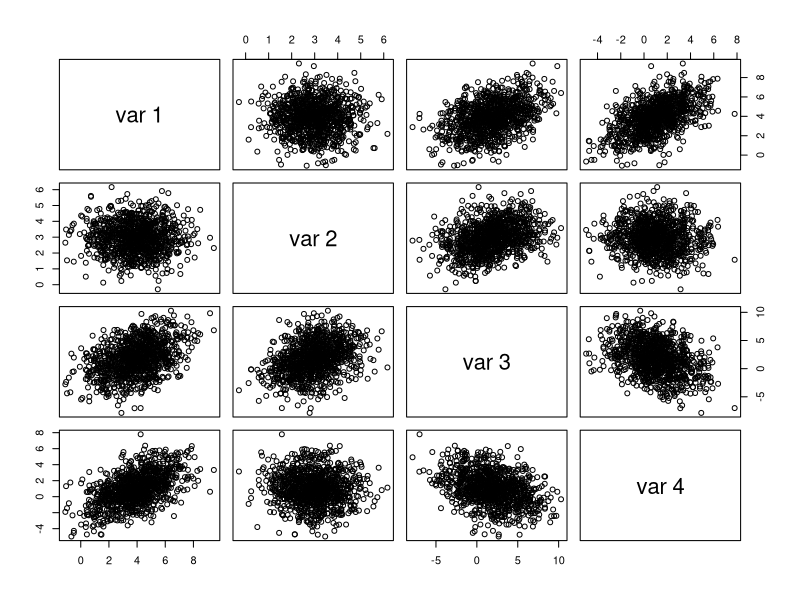
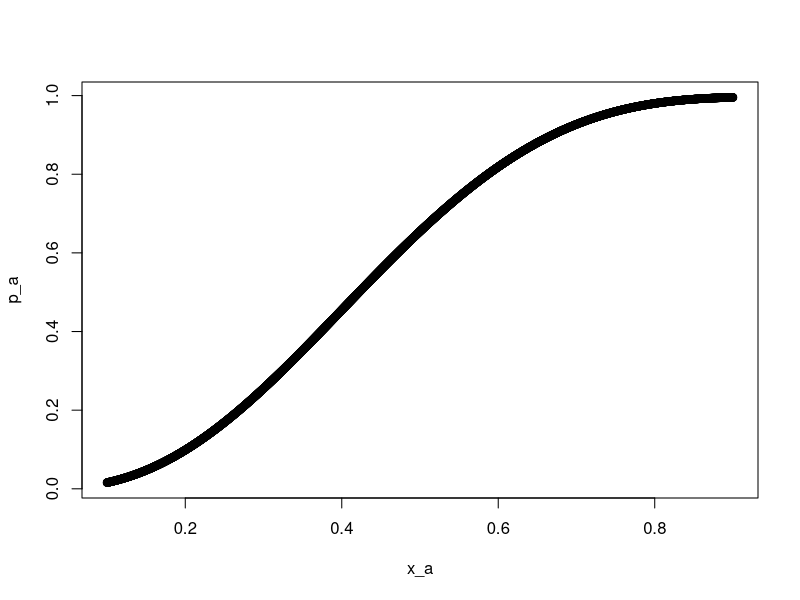
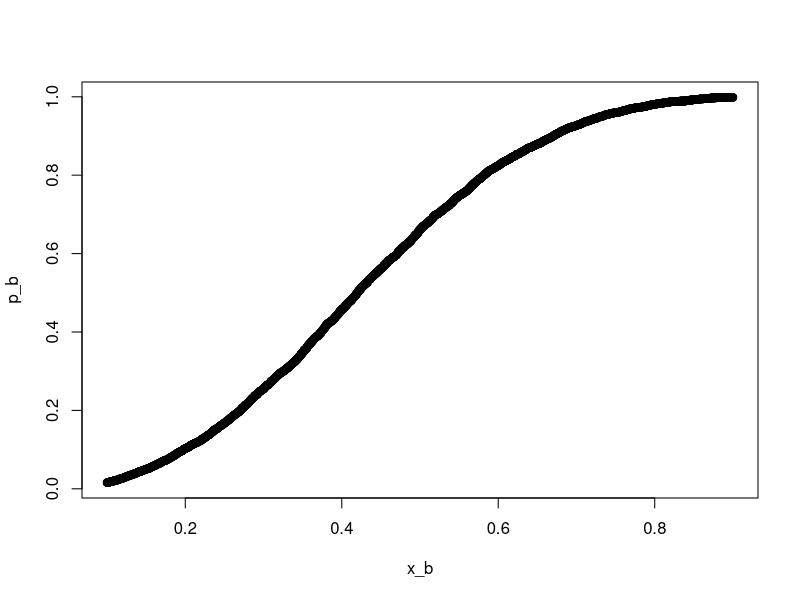
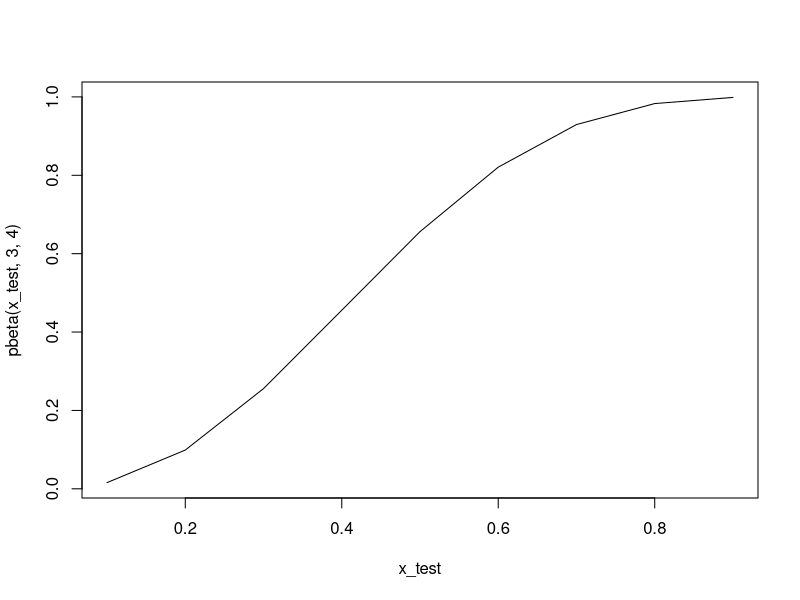

These figures' R source, in order:
## ---- chunk 1
library(MASS)
set.seed(904971914)
mean1a<-c(4,3,2,1)
sigma<-matrix(c(3,0,2,2,0,1,1,0,2,1,9,-2,2,0,-2,4),4,4)

Z<-mvrnorm(1000,mu=c(0,0,0,0),diag(4))
A<-chol(sigma)

q1a<-matrix(mean1a,1000,4,byrow=T)+Z %*% A
head(q1a)
## ---- chunk 2
pairs(q1a)



## ---- chunk 3
q1b<-function(m,mean_single,sigma){
  A<-chol(sigma)
  A_inverse<-solve(A)
  mean_expanded<-matrix(mean_single,nrow=nrow(m),ncol=ncol(m),byrow=T)
  return ((m-mean_expanded) %*% A_inverse)
  
}


## ---- chunk 4
q1c<-q1b(q1a,c(4,3,2,1),sigma)
mean(q1c[,1])
mean(q1c[,2])
mean(q1c[,3])
mean(q1c[,4])
cov(q1c)

## ---- chunk 5
q3d<-function(m,rate){
  x<-rexp(m,rate=rate)
  g<-x^2
  return(mean(g))
  
}



## ---- chunk 6
set.seed(904971914)
collect<-c()
for(i in 1:1000){
 x<-rexp(1000,0.5)
 g<-x^2
 theta<-sum(g)/1000
 var_theta<-sum((g-mean(g))^2)/(1000^2)
 sd_theta<-sqrt(var_theta)
 CI<-1.96*sd_theta
 
 if(theta-CI<=8 & 8<=theta+CI){
   collect<-c(collect,T)
 }
 else{
   collect<-c(collect,F)
 }

  
}
mean(collect)

## ---- chunk 7
q4a<-function(x){

m <- 10000
u <- runif(m)
mc <- numeric(length(x))
for (i in 1:length(x)) {
g <- ((u*x[i])^2)*((1-(u*x[i]))^3)*x[i]
mc[i] <-mean(g) /factorial(2)/factorial(3)*factorial(6)
}
return(mc)
  
  
}


x_a <- seq(0.1, 0.9, length = 5000)
p_a<-q4a(x_a)
## ---- chunk 8
x_b<-seq(0.1,0.9,length=5000)
z_b <- rbeta(5000,3,4)
dim(x_b) <- length(x_b)
p_b <- apply(x_b, MARGIN = 1, FUN = function(x_b, z_b){mean(z_b < x_b)}, z_b = z_b)
## ---- chunk 9

plot(x_a,p_a)
plot(x_b,p_b)
x_test<-seq(0.1,0.9,length=9)
plot(x_test,pbeta(x_test,3,4),type="l")
